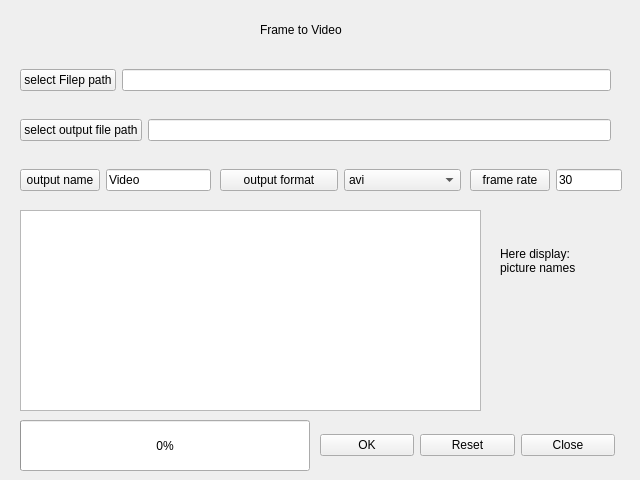
<?xml version="1.0" encoding="UTF-8"?>
<ui version="4.0">
 <class>Pic2Vid</class>
 <widget class="QWidget" name="Pic2Vid">
  <property name="geometry">
   <rect>
    <x>0</x>
    <y>0</y>
    <width>640</width>
    <height>480</height>
   </rect>
  </property>
  <property name="windowTitle">
   <string>Form</string>
  </property>
  <widget class="QWidget" name="horizontalLayoutWidget">
   <property name="geometry">
    <rect>
     <x>20</x>
     <y>60</y>
     <width>591</width>
     <height>41</height>
    </rect>
   </property>
   <layout class="QHBoxLayout" name="horizontalLayout">
    <item>
     <widget class="QPushButton" name="PicDirButton">
      <property name="text">
       <string>select Filep path</string>
      </property>
     </widget>
    </item>
    <item>
     <widget class="QLineEdit" name="PicDirPath"/>
    </item>
   </layout>
  </widget>
  <widget class="QWidget" name="horizontalLayoutWidget_2">
   <property name="geometry">
    <rect>
     <x>20</x>
     <y>110</y>
     <width>591</width>
     <height>41</height>
    </rect>
   </property>
   <layout class="QHBoxLayout" name="horizontalLayout_2">
    <item>
     <widget class="QPushButton" name="VideoDirButton">
      <property name="text">
       <string>select output file path</string>
      </property>
     </widget>
    </item>
    <item>
     <widget class="QLineEdit" name="VideoDirPath"/>
    </item>
   </layout>
  </widget>
  <widget class="QWidget" name="horizontalLayoutWidget_3">
   <property name="geometry">
    <rect>
     <x>220</x>
     <y>160</y>
     <width>241</width>
     <height>41</height>
    </rect>
   </property>
   <layout class="QHBoxLayout" name="horizontalLayout_3">
    <item>
     <widget class="QPushButton" name="VidTypeButton">
      <property name="text">
       <string>output format</string>
      </property>
     </widget>
    </item>
    <item>
     <widget class="QComboBox" name="VideoType">
      <item>
       <property name="text">
        <string>avi</string>
       </property>
      </item>
      <item>
       <property name="text">
        <string>mp4</string>
       </property>
      </item>
     </widget>
    </item>
   </layout>
  </widget>
  <widget class="QWidget" name="horizontalLayoutWidget_4">
   <property name="geometry">
    <rect>
     <x>470</x>
     <y>160</y>
     <width>152</width>
     <height>41</height>
    </rect>
   </property>
   <layout class="QHBoxLayout" name="horizontalLayout_4">
    <item>
     <widget class="QPushButton" name="FrameButton">
      <property name="text">
       <string>frame rate</string>
      </property>
     </widget>
    </item>
    <item>
     <widget class="QLineEdit" name="FPS">
      <property name="text">
       <string>30</string>
      </property>
     </widget>
    </item>
   </layout>
  </widget>
  <widget class="QProgressBar" name="progressBar">
   <property name="geometry">
    <rect>
     <x>20</x>
     <y>420</y>
     <width>290</width>
     <height>51</height>
    </rect>
   </property>
   <property name="value">
    <number>0</number>
   </property>
  </widget>
  <widget class="QWidget" name="horizontalLayoutWidget_5">
   <property name="geometry">
    <rect>
     <x>320</x>
     <y>420</y>
     <width>295</width>
     <height>51</height>
    </rect>
   </property>
   <layout class="QHBoxLayout" name="horizontalLayout_5">
    <item>
     <widget class="QPushButton" name="ConfirmButton">
      <property name="text">
       <string>OK</string>
      </property>
     </widget>
    </item>
    <item>
     <widget class="QPushButton" name="ResetButton">
      <property name="text">
       <string>Reset</string>
      </property>
     </widget>
    </item>
    <item>
     <widget class="QPushButton" name="CloseButton">
      <property name="text">
       <string>Close</string>
      </property>
     </widget>
    </item>
   </layout>
  </widget>
  <widget class="QWidget" name="horizontalLayoutWidget_6">
   <property name="geometry">
    <rect>
     <x>20</x>
     <y>160</y>
     <width>191</width>
     <height>41</height>
    </rect>
   </property>
   <layout class="QHBoxLayout" name="horizontalLayout_7">
    <item>
     <widget class="QPushButton" name="VideoNameButton">
      <property name="text">
       <string>output name</string>
      </property>
     </widget>
    </item>
    <item>
     <widget class="QLineEdit" name="VideoName">
      <property name="text">
       <string>Video</string>
      </property>
     </widget>
    </item>
   </layout>
  </widget>
  <widget class="QLabel" name="label">
   <property name="geometry">
    <rect>
     <x>260</x>
     <y>20</y>
     <width>121</width>
     <height>20</height>
    </rect>
   </property>
   <property name="text">
    <string>Frame to Video</string>
   </property>
  </widget>
  <widget class="QLabel" name="label_2">
   <property name="geometry">
    <rect>
     <x>500</x>
     <y>210</y>
     <width>111</width>
     <height>101</height>
    </rect>
   </property>
   <property name="text">
    <string>Here display:
picture names</string>
   </property>
  </widget>
  <widget class="QListWidget" name="PicList">
   <property name="geometry">
    <rect>
     <x>20</x>
     <y>210</y>
     <width>461</width>
     <height>201</height>
    </rect>
   </property>
  </widget>
 </widget>
 <resources/>
 <connections/>
</ui>
